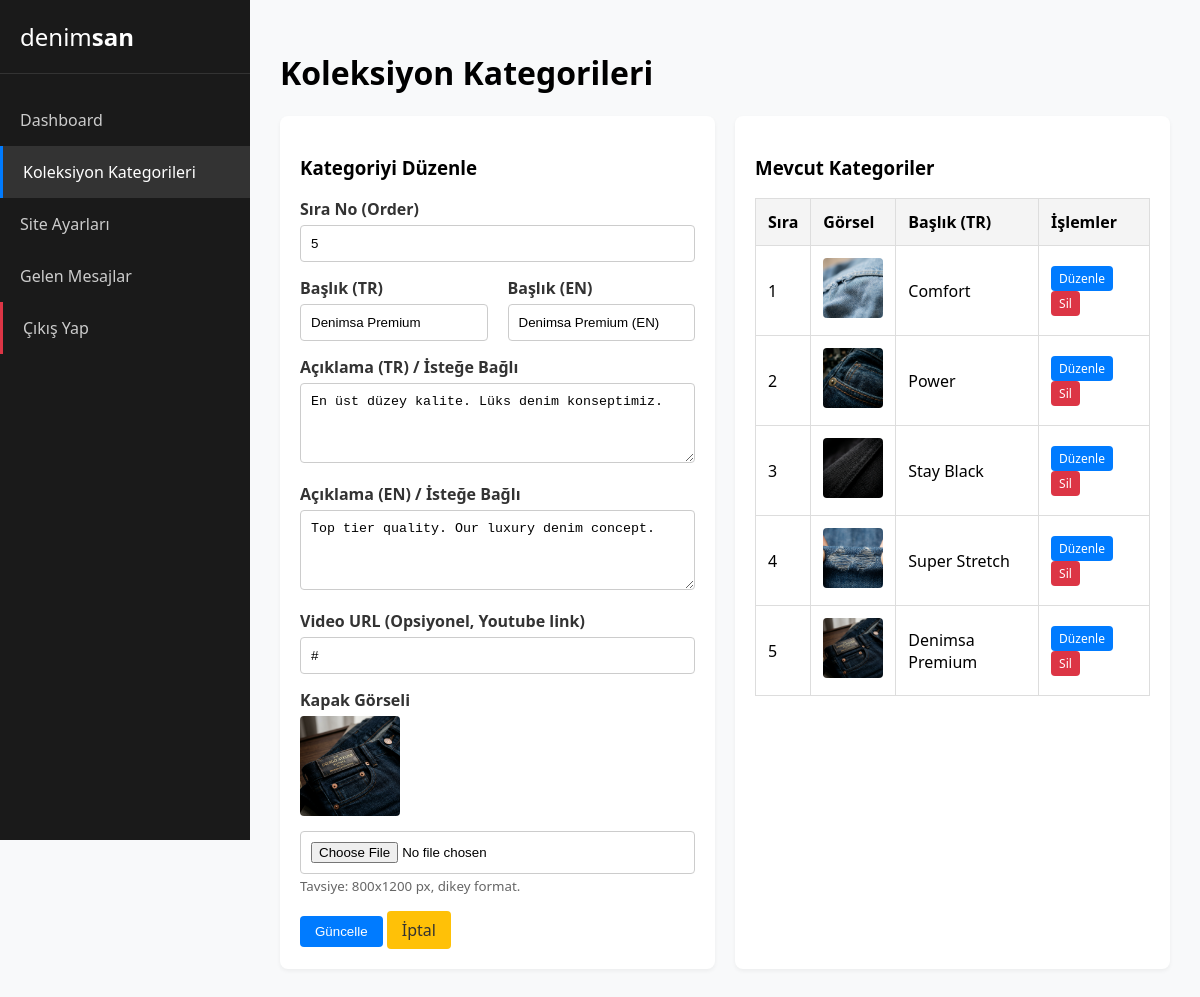
Page /admin/pages/categories.php?edit=5 (signed in) on the earlier database version.
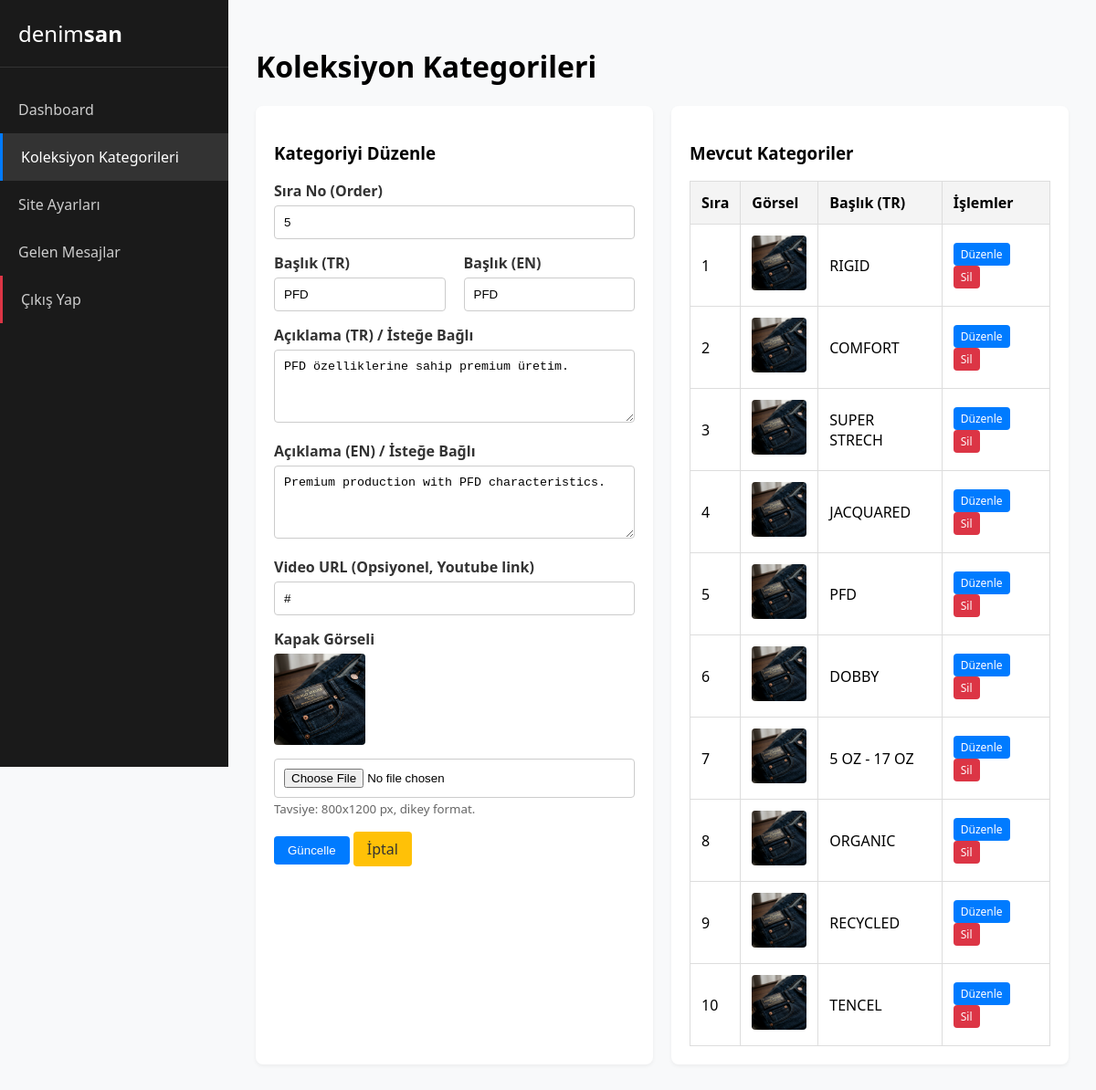
Same page on the later database version.
### tables this page shows
CREATE TABLE IF NOT EXISTS `collection_categories` (
  `id` INT AUTO_INCREMENT PRIMARY KEY,
  `title_tr` VARCHAR(255) NOT NULL,
  `title_en` VARCHAR(255) NOT NULL,
  `description_tr` TEXT,
  `description_en` TEXT,
  `cover_image` VARCHAR(255),
  `video_url` VARCHAR(255) DEFAULT NULL,
  `order_num` INT DEFAULT 0,
  `is_active` BOOLEAN DEFAULT TRUE,
  `created_at` TIMESTAMP DEFAULT CURRENT_TIMESTAMP,
  `updated_at` TIMESTAMP DEFAULT CURRENT_TIMESTAMP ON UPDATE CURRENT_TIMESTAMP
);

### admin/pages/categories.php (the view, shortened to what the changed rows need)
<?php
require_once '../../includes/db.php';
$editMode = isset($_GET['edit']);
$editId = $editMode ? (int)$_GET['edit'] : 0;
$catData = [
    'title_tr' => '', 'title_en' => '',
    'description_tr' => '', 'description_en' => '',
    'video_url' => '', 'order_num' => 0
];
if ($editMode) {
    $stmt = $pdo->prepare("SELECT * FROM collection_categories WHERE id = ?");
    $stmt->execute([$editId]);
    $catData = $stmt->fetch() ?: $catData;
}
$categories = $pdo->query("SELECT * FROM collection_categories ORDER BY order_num ASC")->fetchAll();
?>
<!DOCTYPE html>
<html lang="tr">
<head>
</head>
<body>
    <div class="content">
        <h1>Koleksiyon Kategorileri</h1>
        <div class="grid-2">
            <div class="card">
                <form method="POST" enctype="multipart/form-data">
                    <div class="form-group">
                        <label>Sıra No (Order)</label>
                        <input type="number" name="order_num" value="<?= htmlspecialchars($catData['order_num']) ?>" required>
                    </div>
                    <div class="grid-2">
                        <div class="form-group">
                            <label>Başlık (TR)</label>
                            <input type="text" name="title_tr" value="<?= htmlspecialchars($catData['title_tr']) ?>" required>
                        </div>
                        <div class="form-group">
                            <label>Başlık (EN)</label>
                            <input type="text" name="title_en" value="<?= htmlspecialchars($catData['title_en']) ?>" required>
                        </div>
                    </div>
                    <div class="form-group">
                        <label>Açıklama (TR) / İsteğe Bağlı</label>
                        <textarea name="description_tr"><?= htmlspecialchars($catData['description_tr']) ?></textarea>
                    </div>
                    <div class="form-group">
                        <label>Açıklama (EN) / İsteğe Bağlı</label>
                        <textarea name="description_en"><?= htmlspecialchars($catData['description_en']) ?></textarea>
                    </div>
                    <div class="form-group">
                        <label>Video URL (Opsiyonel, Youtube link)</label>
                        <input type="text" name="video_url" value="<?= htmlspecialchars($catData['video_url']) ?>">
                    </div>
                    <div class="form-group">
                        <?php if($editMode && !empty($catData['cover_image'])): ?>
                            <div style="margin-bottom:10px;">
                                <img src="../../<?= $catData['cover_image'] ?>" alt="Current Image" class="img-preview">
                            </div>
                        <?php endif; ?>
                    </div>
                </form>
            </div>
            <div class="card">
                <table>
                    <thead>
                        <tr>
                            <th>Sıra</th>
                            <th>Görsel</th>
                            <th>Başlık (TR)</th>
                            <th>İşlemler</th>
                        </tr>
                    </thead>
                    <tbody>
                        <?php foreach($categories as $row): ?>
                        <tr>
                            <td><?= $row['order_num'] ?></td>
                            <td>
                                <?php if($row['cover_image']): ?>
                                    <img src="../../<?= $row['cover_image'] ?>" class="img-preview" style="max-width: 60px;">
                                <?php endif; ?>
                            </td>
                            <td><?= htmlspecialchars($row['title_tr']) ?></td>
                            <td>
                                <a href="categories.php?edit=<?= $row['id'] ?>" class="btn" style="padding: 4px 8px; font-size:12px;">Düzenle</a>
                                <a href="categories.php?delete=<?= $row['id'] ?>" class="btn btn-danger" style="padding: 4px 8px; font-size:12px;" onclick="return confirm('Silmek istediğinize emin misiniz?');">Sil</a>
                            </td>
                        </tr>
                        <?php endforeach; ?>
                    </tbody>
                </table>
            </div>
        </div>
    </div>
</body>
</html>

Differences in the rows shown:
changed collection_categories: title_tr "Denimsa Premium" → "PFD"; title_en "Denimsa Premium (EN)" → "PFD"; description_tr "En üst düzey kalite. Lüks denim konseptimiz." → "PFD özelliklerine sahip premium üretim."; description_en "Top tier quality. Our luxury denim concept." → "Premium production with PFD characteristics."
changed collection_categories: cover_image: a different picture; title_tr "Comfort" → "RIGID"
changed collection_categories: cover_image: a different picture; title_tr "Power" → "COMFORT"
changed collection_categories: cover_image: a different picture; title_tr "Stay Black" → "SUPER STRECH"
changed collection_categories: cover_image: a different picture; title_tr "Super Stretch" → "JACQUARED"
added collection_categories: order_num "6", cover_image (picture), title_tr "DOBBY"
added collection_categories: order_num "7", cover_image (picture), title_tr "5 OZ - 17 OZ"
added collection_categories: order_num "8", cover_image (picture), title_tr "ORGANIC"
added collection_categories: order_num "9", cover_image (picture), title_tr "RECYCLED"
added collection_categories: order_num "10", cover_image (picture), title_tr "TENCEL"
